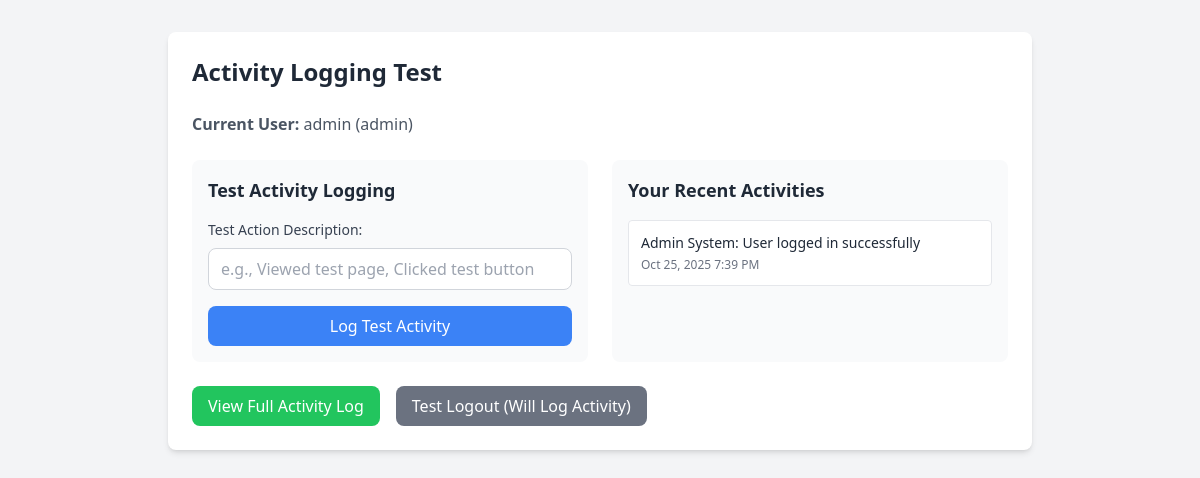
The page /test_activity_log.php (signed in) on the database as committed earlier.
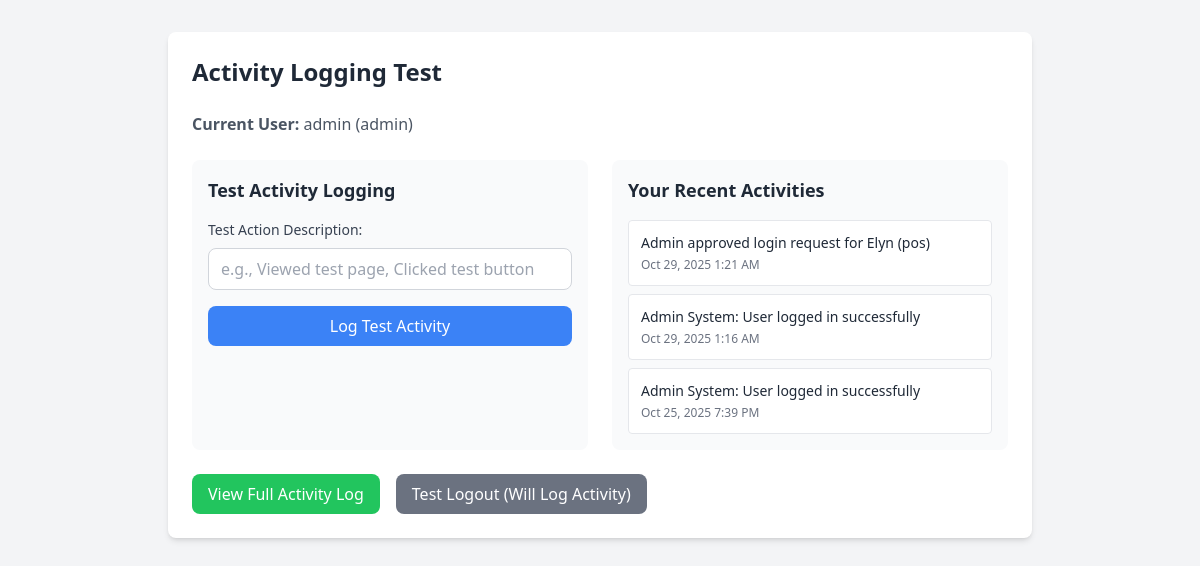
The same page on the database as committed later.
### tables this page shows
CREATE TABLE `user_activity_log` (
  `id` int(11) NOT NULL,
  `user_id` int(11) NOT NULL,
  `action_description` text NOT NULL,
  `timestamp` datetime NOT NULL DEFAULT current_timestamp()
);

### test_activity_log.php (the view, shortened to what this page needs)
<?php
require 'db_connect.php';
$stmt = $conn->prepare("
    SELECT ual.action_description, ual.timestamp, u.username, u.role
    FROM user_activity_log ual
    JOIN users u ON ual.user_id = u.id
    WHERE ual.user_id = ?
    ORDER BY ual.timestamp DESC
    LIMIT 10
");
$stmt->bind_param("i", $_SESSION['user_id']);
$stmt->execute();
$activities = $stmt->get_result()->fetch_all(MYSQLI_ASSOC);
?>
<!DOCTYPE html>
<html lang="en">
<head>
    <script src="https://cdn.tailwindcss.com"></script>
</head>
<body class="bg-gray-100 min-h-screen py-8">
    <div class="max-w-4xl mx-auto px-4">
        <div class="bg-white rounded-lg shadow-md p-6">
            <h1 class="text-2xl font-bold text-gray-800 mb-6">Activity Logging Test</h1>
            <div class="mb-6">
                <p class="text-gray-600 mb-4">
                    <strong>Current User:</strong> <?php echo htmlspecialchars($_SESSION['username']); ?>
                    (<?php echo htmlspecialchars($_SESSION['role']); ?>)
                </p>
            </div>
            <div class="grid grid-cols-1 md:grid-cols-2 gap-6">
                <div class="bg-gray-50 rounded-lg p-4">
                    <h2 class="text-lg font-semibold text-gray-800 mb-4">Test Activity Logging</h2>
                    <form method="POST" class="space-y-4">
                        <div>
                            <label for="test_action" class="block text-sm font-medium text-gray-700 mb-2">
                                Test Action Description:
                            </label>
                            <input
                                type="text"
                                id="test_action"
                                name="test_action"
                                placeholder="e.g., Viewed test page, Clicked test button"
                                class="w-full px-3 py-2 border border-gray-300 rounded-lg focus:outline-none focus:ring-2 focus:ring-blue-500"
                                required
                            >
                        </div>
                        <button
                            type="submit"
                            class="w-full bg-blue-500 hover:bg-blue-600 text-white font-medium py-2 px-4 rounded-lg transition-colors"
                        >
                            Log Test Activity
                        </button>
                    </form>
                </div>
                <div class="bg-gray-50 rounded-lg p-4">
                    <h2 class="text-lg font-semibold text-gray-800 mb-4">Your Recent Activities</h2>
                    <div class="space-y-2 max-h-64 overflow-y-auto">
                        <?php if (!empty($activities)): ?>
                            <?php foreach ($activities as $activity): ?>
                                <div class="bg-white rounded border p-3">
                                    <p class="text-sm font-medium text-gray-800">
                                        <?php echo htmlspecialchars($activity['action_description']); ?>
                                    </p>
                                    <p class="text-xs text-gray-500 mt-1">
                                        <?php echo date('M d, Y g:i A', strtotime($activity['timestamp'])); ?>
                                    </p>
                                </div>
                            <?php endforeach; ?>
                        <?php else: ?>
                            <p class="text-gray-500 text-sm">No activities found.</p>
                        <?php endif; ?>
                    </div>
                </div>
            </div>
            <div class="mt-6 flex gap-4">
                <a href="admin_portal/user_activity_log.php" class="bg-green-500 hover:bg-green-600 text-white font-medium py-2 px-4 rounded-lg transition-colors">
                    View Full Activity Log
                </a>
                <a href="logout.php" class="bg-gray-500 hover:bg-gray-600 text-white font-medium py-2 px-4 rounded-lg transition-colors">
                    Test Logout (Will Log Activity)
                </a>
            </div>
        </div>
    </div>
</body>
</html>

Rows that differ between the two databases and show on the page:
added user_activity_log: action_description "Admin approved login request for Elyn (pos)", timestamp "Oct 29, 2025 1:21 AM"
added user_activity_log: action_description "Admin System: User logged in successfully", timestamp "Oct 29, 2025 1:16 AM"
